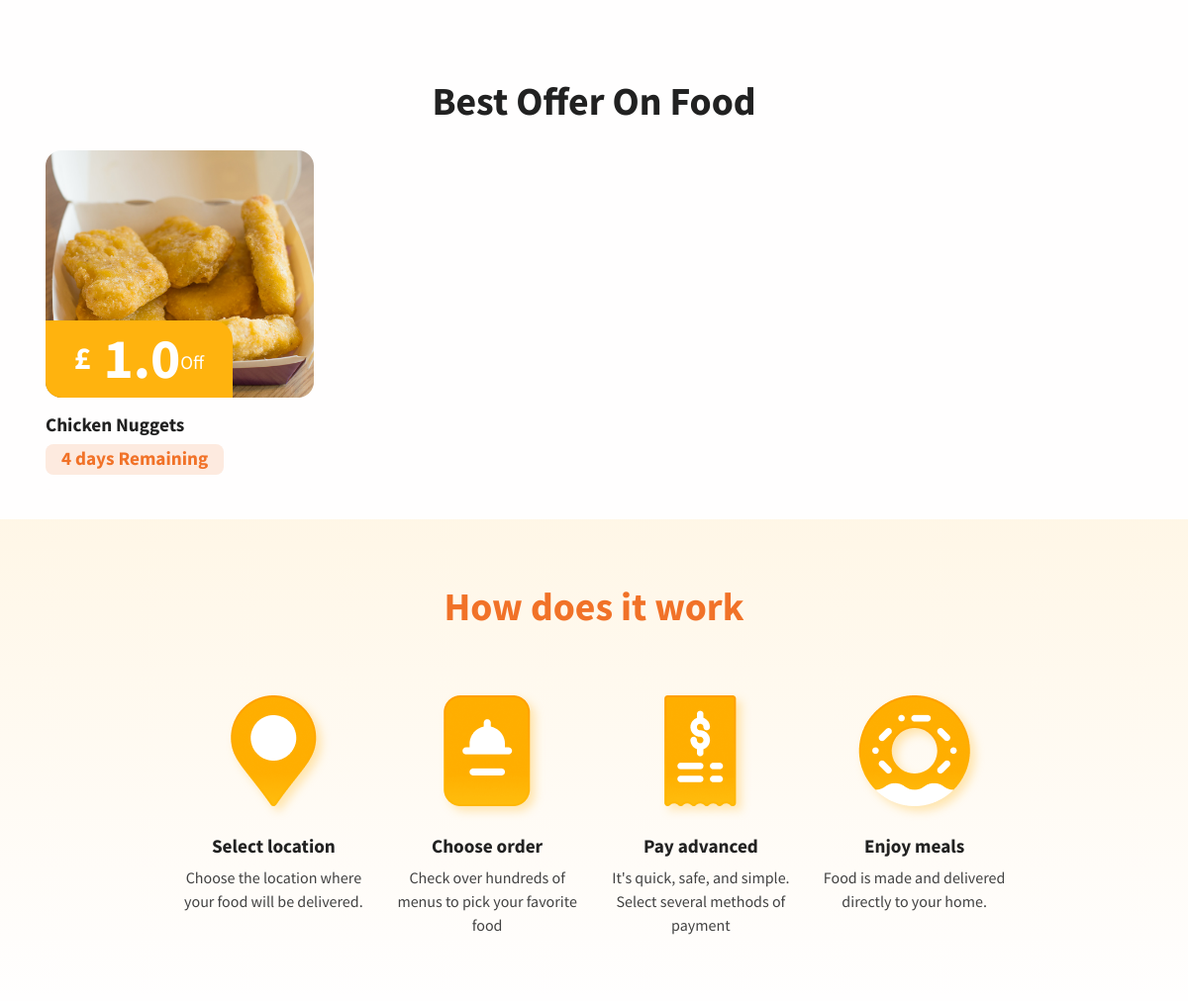
The app's page / (middle part), older data.
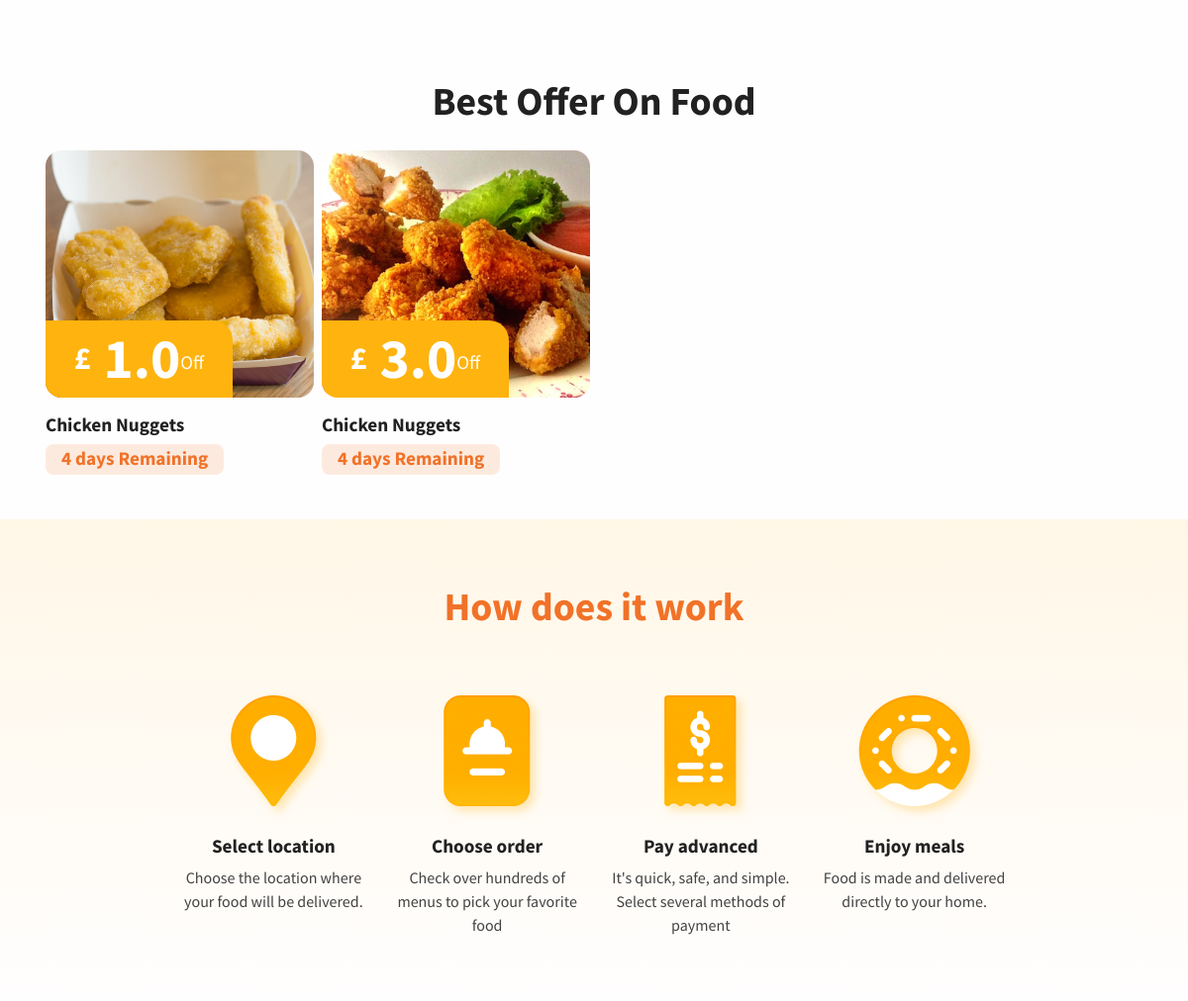
The same page, newer data.
### product/models.py (models this page shows, shortened)
class Product(models.Model):
    name = models.CharField(max_length=100)
    quantity = models.CharField(max_length=10)
    stock = models.IntegerField()
    price = models.FloatField(max_length=100)
    image = models.ImageField(upload_to="images/food/")
    trader = models.ForeignKey(User, on_delete=models.CASCADE)
    status = models.BooleanField(default=True)
    category = models.ForeignKey(Categories, on_delete=models.CASCADE)
    class Meta:
        unique_together = ("name", "trader")

class Offer(models.Model):
    offer_amount = models.DecimalField(max_digits=5, decimal_places=1)
    trader_offer = models.ForeignKey(User, on_delete=models.CASCADE)
    product_offer = models.ForeignKey(Product, on_delete=models.CASCADE)
    offer_time = models.IntegerField()

### delivery/views.py (the view)
# urls.py: path("", views.CategoryView.as_view(), name="delivery"),
class CategoryView(TemplateView):
    template_name = "delivery.html"
    def get(self, request):
        if request.session.has_key("user"):
            semail = request.session["user"]
            verifyUser = User.objects.filter(email=semail).first()
            if verifyUser.admin or verifyUser.is_staff:
                return HttpResponseRedirect("../admins/admin")
        product = Product.objects.all()
        traders = User.objects.filter(is_staff=True, is_active=True)
        print(traders)
        trader = traders[0:4]
        offerss = Offer.objects.all()
        offer = offerss[0:4]
        product1 = product[0:5]
        product2 = product[5:10]
        if request.session.has_key("cart_count"):
            no_of_item_in_cart = request.session["cart_count"]
        else:
            no_of_item_in_cart = None
        return render(
            request,
            self.template_name,
            {
                "trader": trader,
                "product": product,
                "offer": offer,
                "product1": product1,
                "product2": product2,
                "traderss": traders,
                "cart_count": no_of_item_in_cart,
            },
        )

### login/models.py (called while the page is built)
    def __str__(self):
        return self.email

### templates/delivery.html (shortened to what this page needs)
{%extends 'base.html' %}{% load static %}
{%block body%}
<section class="py-0">
  <div class="container">
    <div class="row h-100 gx-2 mt-7">
      <div class="mx-auto text-center mb-2">
        <h5 class="fw-bold fs-3 fs-lg-5 lh-sm mb-3">
          Best Offer On Food
        </h5>
      </div>
      {% for offers in offer%}
      {% for products in product %}
      {%if offers.product_offer_id == products.id%}
      {%if products.status == True %}
      <div class="col-sm-6 col-lg-3 mb-3 mb-md-0 h-100 pb-4">
        <div class="card card-span h-100">
          <div class="position-relative">
            <div class="shownimage">
              <img class="img-fluid rounded-3" src="{{products.image.url}}" alt="..." />
            </div>
            <div class="card-actions">
              <div class="badge badge-foodwagon bg-primary p-4">
                <div class="d-flex flex-between-center">
                  <div class="d-block text-white fs-2">£ &nbsp;</div>
                  <div class="text-white fs-7">{{offers.offer_amount}}</div>
                  <div class="fw-normal fs-1 mt-2">Off</div>
                </div>
              </div>
            </div>
          </div>
          <div class="card-body px-0">
            <h5 class="fw-bold text-1000 text-truncate">
              {{products.name}}
            </h5>
            <span class="badge bg-soft-danger py-2 px-3"><span class="fs-1 text-danger">{{offers.offer_time}} days
                Remaining</span></span>
          </div>
        </div>
      </div>
      {%endif%}
      {%endif%}
      {%endfor%}
      {%endfor%}
    </div>
  </div>
</section>
<section class="py-0 bg-primary-gradient">
  <div class="container">
    <div class="row justify-content-center g-0">
      <div class="col-xl-9">
        <div class="col-lg-6 text-center mx-auto mb-3 mb-md-5 mt-4">
          <h5 class="fw-bold text-danger fs-3 fs-lg-5 lh-sm my-6">
            How does it work
          </h5>
        </div>
        <div class="row">
          <div class="col-sm-6 col-md-3 mb-6">
            <div class="text-center">
              <img class="shadow-icon" src="{%static 'assets/img/gallery/location.png' %}" height="112" alt="..." />
              <h5 class="mt-4 fw-bold">Select location</h5>
              <p class="mb-md-0">
                Choose the location where your food will be delivered.
              </p>
            </div>
          </div>
          <div class="col-sm-6 col-md-3 mb-6">
            <div class="text-center">
              <img class="shadow-icon" src="{%static 'assets/img/gallery/order.png' %}" height="112" alt="..." />
              <h5 class="mt-4 fw-bold">Choose order</h5>
              <p class="mb-md-0">
                Check over hundreds of menus to pick your favorite food
              </p>
            </div>
          </div>
          <div class="col-sm-6 col-md-3 mb-6">
            <div class="text-center">
              <img class="shadow-icon" src="{%static 'assets/img/gallery/pay.png' %}" height="112" alt="..." />
              <h5 class="mt-4 fw-bold">Pay advanced</h5>
              <p class="mb-md-0">
                It's quick, safe, and simple. Select several methods of
                payment
              </p>
            </div>
          </div>
          <div class="col-sm-6 col-md-3 mb-6">
            <div class="text-center">
              <img class="shadow-icon" src="{%static 'assets/img/gallery/meals.png' %}" height="112" alt="..." />
              <h5 class="mt-4 fw-bold">Enjoy meals</h5>
              <p class="mb-md-0">
                Food is made and delivered directly to your home.
              </p>
            </div>
          </div>
        </div>
      </div>
    </div>
  </div>
</section>
{% endblock body%}

Row changes from the older to the newer data that the page shows:
added Offer: offer_amount "3.0", offer_time "4"
now on this page (row unchanged): Product: image (picture), name "Chicken Nuggets"
